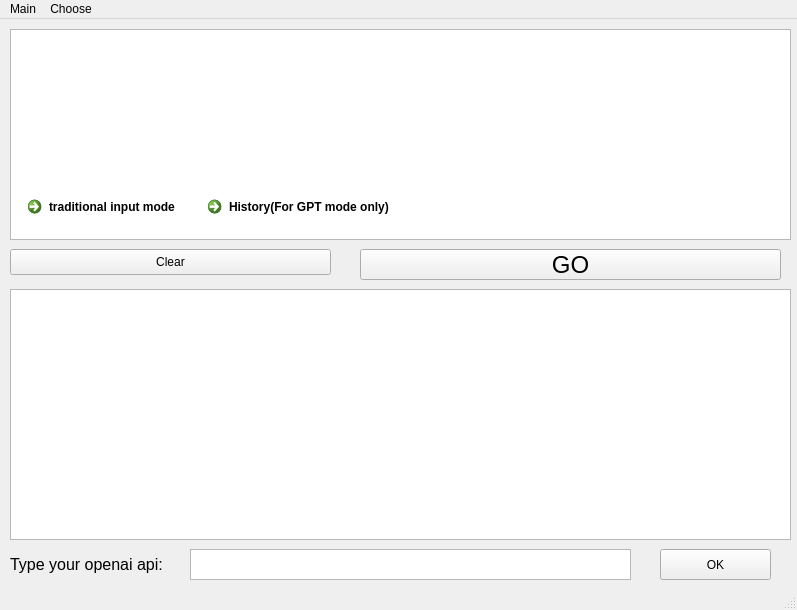
<?xml version="1.0" encoding="UTF-8"?>
<ui version="4.0">
 <class>MainWindow</class>
 <widget class="QMainWindow" name="MainWindow">
  <property name="geometry">
   <rect>
    <x>0</x>
    <y>0</y>
    <width>797</width>
    <height>610</height>
   </rect>
  </property>
  <property name="windowTitle">
   <string>MainWindow</string>
  </property>
  <widget class="QWidget" name="centralwidget">
   <widget class="QTextEdit" name="textEdit">
    <property name="geometry">
     <rect>
      <x>10</x>
      <y>10</y>
      <width>781</width>
      <height>211</height>
     </rect>
    </property>
   </widget>
   <widget class="QTextBrowser" name="textBrowser">
    <property name="geometry">
     <rect>
      <x>10</x>
      <y>270</y>
      <width>781</width>
      <height>251</height>
     </rect>
    </property>
   </widget>
   <widget class="QPushButton" name="pushButton">
    <property name="geometry">
     <rect>
      <x>360</x>
      <y>230</y>
      <width>421</width>
      <height>31</height>
     </rect>
    </property>
    <property name="font">
     <font>
      <pointsize>18</pointsize>
     </font>
    </property>
    <property name="text">
     <string>GO</string>
    </property>
   </widget>
   <widget class="QPushButton" name="pushButton_2">
    <property name="geometry">
     <rect>
      <x>10</x>
      <y>230</y>
      <width>321</width>
      <height>26</height>
     </rect>
    </property>
    <property name="text">
     <string>Clear</string>
    </property>
   </widget>
   <widget class="QCommandLinkButton" name="CNinput">
    <property name="geometry">
     <rect>
      <x>20</x>
      <y>170</y>
      <width>171</width>
      <height>41</height>
     </rect>
    </property>
    <property name="cursor">
     <cursorShape>OpenHandCursor</cursorShape>
    </property>
    <property name="mouseTracking">
     <bool>false</bool>
    </property>
    <property name="text">
     <string>traditional input mode</string>
    </property>
    <property name="icon">
     <iconset theme="input-tablet">
      <normaloff>.</normaloff>.</iconset>
    </property>
    <property name="autoRepeat">
     <bool>false</bool>
    </property>
    <property name="autoRepeatInterval">
     <number>105</number>
    </property>
   </widget>
   <widget class="QTextEdit" name="api_enter">
    <property name="geometry">
     <rect>
      <x>190</x>
      <y>530</y>
      <width>441</width>
      <height>31</height>
     </rect>
    </property>
   </widget>
   <widget class="QLabel" name="Type_yuor_api">
    <property name="geometry">
     <rect>
      <x>10</x>
      <y>530</y>
      <width>171</width>
      <height>31</height>
     </rect>
    </property>
    <property name="font">
     <font>
      <pointsize>12</pointsize>
     </font>
    </property>
    <property name="text">
     <string>Type your openai api:</string>
    </property>
   </widget>
   <widget class="QPushButton" name="api_ok">
    <property name="geometry">
     <rect>
      <x>660</x>
      <y>530</y>
      <width>111</width>
      <height>31</height>
     </rect>
    </property>
    <property name="text">
     <string>OK</string>
    </property>
   </widget>
   <widget class="QCommandLinkButton" name="commandLinkButton">
    <property name="geometry">
     <rect>
      <x>200</x>
      <y>170</y>
      <width>201</width>
      <height>41</height>
     </rect>
    </property>
    <property name="cursor">
     <cursorShape>OpenHandCursor</cursorShape>
    </property>
    <property name="text">
     <string>History(For GPT mode only)</string>
    </property>
    <property name="icon">
     <iconset theme="task-due"/>
    </property>
   </widget>
  </widget>
  <widget class="QStatusBar" name="statusbar"/>
  <widget class="QMenuBar" name="menubar">
   <property name="geometry">
    <rect>
     <x>0</x>
     <y>0</y>
     <width>797</width>
     <height>23</height>
    </rect>
   </property>
   <widget class="QMenu" name="menuMain">
    <property name="title">
     <string>Main</string>
    </property>
    <addaction name="actionQuit"/>
   </widget>
   <widget class="QMenu" name="menuChoose">
    <property name="title">
     <string>Choose</string>
    </property>
    <addaction name="actionTranslate"/>
    <addaction name="actionChatGPT"/>
   </widget>
   <addaction name="menuMain"/>
   <addaction name="menuChoose"/>
  </widget>
  <action name="actionQuit">
   <property name="text">
    <string>Clipboard Check</string>
   </property>
  </action>
  <action name="actionTranslate">
   <property name="text">
    <string>Translate</string>
   </property>
  </action>
  <action name="actionChatGPT">
   <property name="text">
    <string>ChatGPT</string>
   </property>
  </action>
  <action name="actionChatGPT_Trans">
   <property name="text">
    <string>ChatGPT-Trans</string>
   </property>
  </action>
 </widget>
 <resources/>
 <connections>
  <connection>
   <sender>pushButton_2</sender>
   <signal>clicked()</signal>
   <receiver>textEdit</receiver>
   <slot>clear()</slot>
   <hints>
    <hint type="sourcelabel">
     <x>215</x>
     <y>275</y>
    </hint>
    <hint type="destinationlabel">
     <x>179</x>
     <y>183</y>
    </hint>
   </hints>
  </connection>
 </connections>
</ui>
